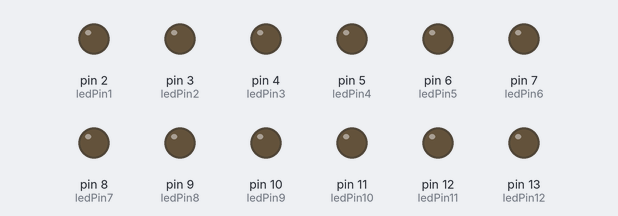
Bench run of a sketch on a simulated Arduino Uno, built with avr-gcc and run on an emulated ATmega328P. Parts: output pins drawn as LEDs (lit = HIGH).

Above: at 0.1 s.
Timing chart, 0 to 1.2 s (numbered marks = the images above):
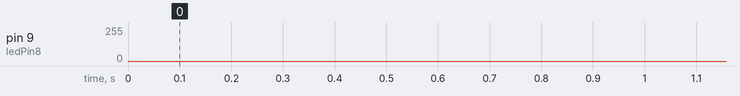

The sketch:

PWM_chaser.ino
```cpp
int ledPin1 = 2;
int ledPin2 = 3;
int ledPin3 = 4;
int ledPin4 = 5;
int ledPin5 = 6;
int ledPin6 = 7;
int ledPin7 = 8;
int ledPin8 = 9;
int ledPin9 = 10;
int ledPin10 = 11;
int ledPin11 = 12;
int ledPin12 = 13;

void setup() {
    pinMode(ledPin1, OUTPUT);
    pinMode(ledPin2, OUTPUT);
    pinMode(ledPin3, OUTPUT);
    pinMode(ledPin4, OUTPUT);
    pinMode(ledPin5, OUTPUT);
    pinMode(ledPin6, OUTPUT);
    pinMode(ledPin7, OUTPUT);
    pinMode(ledPin8, OUTPUT);
    pinMode(ledPin9, OUTPUT);
    pinMode(ledPin10, OUTPUT);
    pinMode(ledPin11, OUTPUT);
    pinMode(ledPin12, OUTPUT);
}

void loop() {

     // Fade in
    for(int ledVal = 0; ledVal <= 255; ledVal +=1) {
         analogWrite(ledPin1, ledVal);
         delay(0);
     }

     // Fade out
     for(int ledVal = 255; ledVal >= 0; ledVal -=1) {
         analogWrite(ledPin1, ledVal);
         delay(0);
     }

     // Pause for 0/1000 second
  delay(0);

       // Fade in
    for(int ledVal = 0; ledVal <= 255; ledVal +=1) {
         analogWrite(ledPin2, ledVal);
         delay(0);
     }

     // Fade out
     for(int ledVal = 255; ledVal >= 0; ledVal -=1) {
         analogWrite(ledPin2, ledVal);
         delay(0);
     }

     // Pause for 0/1000 second
  delay(0);


       // Fade in
    for(int ledVal = 0; ledVal <= 255; ledVal +=1) {
         analogWrite(ledPin3, ledVal);
         delay(0);
     }

     // Fade out
     for(int ledVal = 255; ledVal >= 0; ledVal -=1) {
         analogWrite(ledPin3, ledVal);
         delay(0);
     }

     // Pause for 0/1000 second
  delay(0);
       // Fade in
    for(int ledVal = 0; ledVal <= 255; ledVal +=1) {
         analogWrite(ledPin4, ledVal);
         delay(0);
     }

     // Fade out
     for(int ledVal = 255; ledVal >= 0; ledVal -=1) {
         analogWrite(ledPin4, ledVal);
         delay(0);
     }

     // Pause for 0/1000 second
  delay(0);

       // Fade in
    for(int ledVal = 0; ledVal <= 255; ledVal +=1) {
         analogWrite(ledPin5, ledVal);
         delay(0);
     }

     // Fade out
     for(int ledVal = 255; ledVal >= 0; ledVal -=1) {
         analogWrite(ledPin5, ledVal);
         delay(0);
     }

     // Pause for 0/1000 second
  delay(0);
       // Fade in
    for(int ledVal = 0; ledVal <= 255; ledVal +=1) {
         analogWrite(ledPin6, ledVal);
         delay(0);
     }

     // Fade out
     for(int ledVal = 255; ledVal >= 0; ledVal -=1) {
         analogWrite(ledPin6, ledVal);
         delay(0);
     }

     // Pause for 0/1000 second
  delay(0);


       // Fade in
    for(int ledVal = 0; ledVal <= 255; ledVal +=1) {
         analogWrite(ledPin7, ledVal);
         delay(0);
     }

     // Fade out
     for(int ledVal = 255; ledVal >= 0; ledVal -=1) {
         analogWrite(ledPin7, ledVal);
         delay(0);
     }

     // Pause for 0/1000 second
  delay(0);
       // Fade in
    for(int ledVal = 0; ledVal <= 255; ledVal +=1) {
         analogWrite(ledPin8, ledVal);
         delay(0);
     }

     // Fade out
     for(int ledVal = 255; ledVal >= 0; ledVal -=1) {
         analogWrite(ledPin8, ledVal);
         delay(0);
     }

     // Pause for 0/1000 second
  delay(0);

     // Fade in
    for(int ledVal = 0; ledVal <= 255; ledVal +=1) {
         analogWrite(ledPin9, ledVal);
         delay(0);
     }

     // Fade out
     for(int ledVal = 255; ledVal >= 0; ledVal -=1) {
         analogWrite(ledPin9, ledVal);
         delay(0);
     }

     // Pause for 0/1000 second
  delay(0);
       // Fade in
    for(int ledVal = 0; ledVal <= 255; ledVal +=1) {
         analogWrite(ledPin10, ledVal);
         delay(0);
     }

     // Fade out
     for(int ledVal = 255; ledVal >= 0; ledVal -=1) {
         analogWrite(ledPin10, ledVal);
         delay(0);
     }

     // Pause for 0/1000 second
  delay(0);


       // Fade in
    for(int ledVal = 0; ledVal <= 255; ledVal +=1) {
         analogWrite(ledPin11, ledVal);
         delay(0);
     }

     // Fade out
     for(int ledVal = 255; ledVal >= 0; ledVal -=1) {
         analogWrite(ledPin11, ledVal);
         delay(0);
     }

     // Pause for 0/1000 second
  delay(0);
       // Fade in
    for(int ledVal = 0; ledVal <= 255; ledVal +=1) {
         analogWrite(ledPin12, ledVal);
         delay(0);
     }

     // Fade out
     for(int ledVal = 255; ledVal >= 0; ledVal -=1) {
         analogWrite(ledPin12, ledVal);
         delay(0);
     }

     // Pause for 500/1000 second
  delay(500);

}
```
